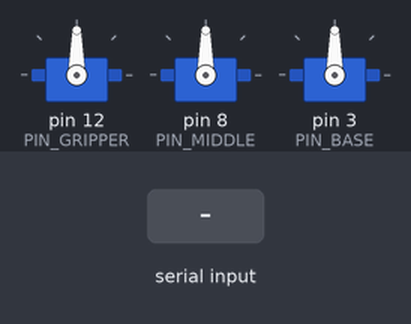
The sketch below on a simulated Arduino Uno, built with avr-gcc and run on an emulated ATmega328P. On the bench: 3 × servo. The test bench sets the inputs (shaded band). What the sketch prints to the serial monitor is not drawn.

Above: at 1.4 s.
1.5 s: "s\n" received over Serial
At 1.51 s:
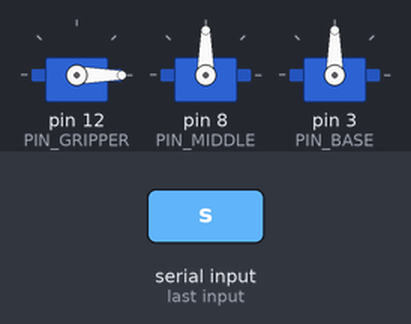
At 4.47 s:
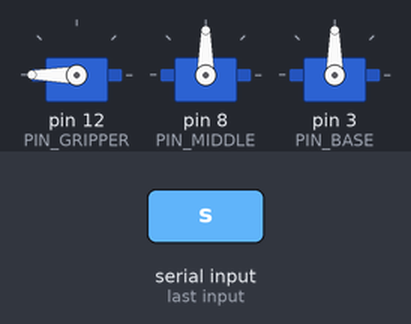
Timing chart, 0 to 9.0 s (numbered marks = the images above; inputs shaded):
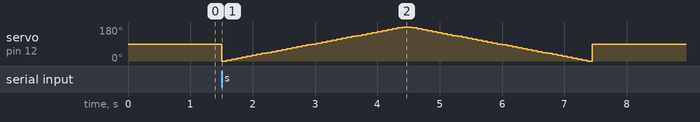

The sketch:

servo_debug.ino
```cpp
// ============================================================
// 三自由度机械臂舵机调试工具
// 夹爪(D12) -> 中关节(D8) -> 根部(D3)
// 串口输入角度值，实时控制对应舵机
// ============================================================
#include <Servo.h>

Servo servoGripper;   // D12 夹爪
Servo servoMiddle;    // D8  中关节
Servo servoBase;      // D3  根部

const int PIN_GRIPPER = 12;
const int PIN_MIDDLE  = 8;
const int PIN_BASE    = 3;

// 各舵机当前角度
int angleGripper = 90;
int angleMiddle  = 90;
int angleBase    = 90;

// 当前选中的舵机: 0=夹爪, 1=中关节, 2=根部
int selectedServo = 0;

const char* servoNames[] = {"夹爪(D12)", "中关节(D8)", "根部(D3)"};

void setup() {
  Serial.begin(9600);

  servoGripper.attach(PIN_GRIPPER);
  servoMiddle.attach(PIN_MIDDLE);
  servoBase.attach(PIN_BASE);

  // 归中
  servoGripper.write(angleGripper);
  servoMiddle.write(angleMiddle);
  servoBase.write(angleBase);

  Serial.println(F("=== 机械臂舵机调试 ==="));
  Serial.println(F("指令:"));
  Serial.println(F("  g / m / b    — 选中 夹爪 / 中关节 / 根部"));
  Serial.println(F("  0~180        — 设置当前选中舵机角度"));
  Serial.println(F("  s            — 扫描当前选中舵机 0->180->0"));
  Serial.println(F("  p            — 打印当前所有角度"));
  Serial.println(F("  r            — 全部归中(90度)"));
  Serial.println(F("  所有舵机已归中到 90 度"));
  Serial.print(F("当前选中: ")); Serial.println(servoNames[selectedServo]);
}

void loop() {
  if (!Serial.available()) return;

  String cmd = Serial.readStringUntil('\n');
  cmd.trim();

  if (cmd.length() == 0) return;

  // 选择舵机
  if (cmd == "g" || cmd == "G") {
    selectedServo = 0;
    Serial.print(F(">> 选中: ")); Serial.println(servoNames[0]);
    return;
  }
  if (cmd == "m" || cmd == "M") {
    selectedServo = 1;
    Serial.print(F(">> 选中: ")); Serial.println(servoNames[1]);
    return;
  }
  if (cmd == "b" || cmd == "B") {
    selectedServo = 2;
    Serial.print(F(">> 选中: ")); Serial.println(servoNames[2]);
    return;
  }

  // 扫描
  if (cmd == "s" || cmd == "S") {
    sweepSelected();
    return;
  }

  // 打印角度
  if (cmd == "p" || cmd == "P") {
    Serial.print(F("夹爪:"));   Serial.print(angleGripper);
    Serial.print(F("  中关节:")); Serial.print(angleMiddle);
    Serial.print(F("  根部:"));   Serial.println(angleBase);
    return;
  }

  // 全部归中
  if (cmd == "r" || cmd == "R") {
    angleGripper = 90; angleMiddle = 90; angleBase = 90;
    servoGripper.write(90); servoMiddle.write(90); servoBase.write(90);
    Serial.println(F("全部归中 90 度"));
    return;
  }

  // 数字 -> 设角度
  int angle = cmd.toInt();
  if (angle < 0 || angle > 180) {
    Serial.println(F("!! 角度范围 0~180"));
    return;
  }

  setSelectedAngle(angle);
}

void setSelectedAngle(int angle) {
  switch (selectedServo) {
    case 0:
      angleGripper = angle;
      servoGripper.write(angle);
      break;
    case 1:
      angleMiddle = angle;
      servoMiddle.write(angle);
      break;
    case 2:
      angleBase = angle;
      servoBase.write(angle);
      break;
  }
  Serial.print(servoNames[selectedServo]);
  Serial.print(F(" -> "));
  Serial.print(angle);
  Serial.println(F(" 度"));
}

void sweepSelected() {
  Serial.print(servoNames[selectedServo]);
  Serial.println(F(" 扫描中 0 -> 180 -> 0 ..."));

  // 0 -> 180
  for (int a = 0; a <= 180; a += 5) {
    setSelectedAngle(a);
    delay(80);
  }
  // 180 -> 0
  for (int a = 180; a >= 0; a -= 5) {
    setSelectedAngle(a);
    delay(80);
  }
  // 回到中间
  setSelectedAngle(90);
  Serial.println(F("扫描完成，已归中"));
}
```

D11test.ino
```cpp

```
